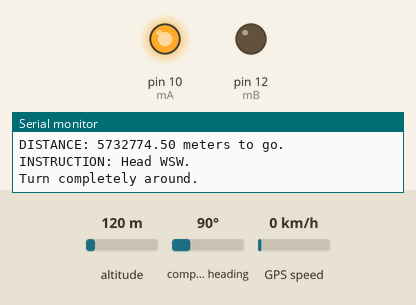
Simulated run of this sketch. Board: Arduino Uno, built with avr-gcc and run on an emulated ATmega328P. Shown: output pins drawn as LEDs (lit = HIGH), the last lines printed to the serial monitor. The test bench sets the inputs (shaded band); at power-on: compass heading 90°, GPS speed 0 km/h, altitude 120 m. The GPS gets a fix after 3 s at 37.7749, -122.4194 with 8 satellites.

Above: at 1.2 s.
1.3 s: compass heading set to 98°
4.5 s: compass heading set to 105°
At 5.9 s:
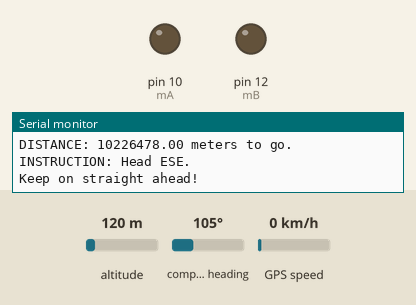
7.5 s: GPS speed set to 3 km/h
Timing chart, 0 to 10.5 s (numbered marks = the images above; inputs shaded):
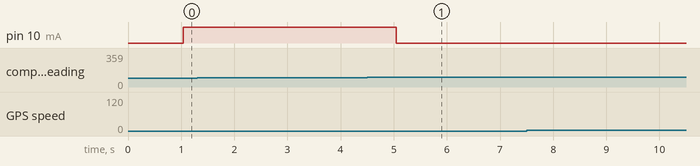

The sketch:

sketch_gps_one_waypt.ino
```cpp
#include "TinyGPS++.h"
#include <SoftwareSerial.h>

static const int RXPin = 6, TXPin = 7;
static const uint32_t GPSBaud = 38400;

TinyGPSPlus gps;
SoftwareSerial ss(RXPin,TXPin);
#define dest_latitude -21.981028
#define dest_longitude -47.878767
unsigned long lastUpdateTime = 0;
int mA = 10;
int mB = 12;
float dir;

void setup() {
  Serial.begin(115000);
  ss.begin(GPSBaud);
  pinMode(mA,OUTPUT);
  pinMode(mB,OUTPUT);
}

void loop() {
  // Enquanto chegarem dados no GPS,
  // enviar para o tratamento via biblio TinyGPS++
  while (ss.available() > 0)
    gps.encode(ss.read());

  // Update de coordenadas a cada 1 seg.
  if (millis() - lastUpdateTime >= 1000)
  {
    lastUpdateTime = millis();
    Serial.println();

    // Estabelecendo status atual
    double distanceToDestination = TinyGPSPlus::distanceBetween(gps.location.lat(), gps.location.lng(), dest_latitude, dest_longitude);
    double courseToDestination = TinyGPSPlus::courseTo(gps.location.lat(), gps.location.lng(), dest_latitude, dest_longitude);
    const char *directionToDestination = TinyGPSPlus::cardinal(courseToDestination);
    int courseChangeNeeded = (int)(360 + courseToDestination - gps.course.deg()) % 360;

    // debug
    Serial.print("DEBUG: Course2Dest: ");
    Serial.print(courseToDestination);
    Serial.print("  CurCourse: ");
    Serial.print(gps.course.deg());
    Serial.print("  Dir2Dest: ");
    Serial.print(directionToDestination);
    Serial.print("  RelCourse: ");
    Serial.print(courseChangeNeeded);
    Serial.print("  CurSpd: ");
    Serial.println(gps.speed.kmph());

    float l = gps.location.lat();
    Serial.println();
    Serial.print("Lat: "); Serial.print(l,6); Serial.print("  Lon: "); Serial.println(gps.location.lng());
    Serial.print("current Angle: "); Serial.println(atan2(gps.location.lat(), gps.location.lng())*180/M_PI);

    // Within 5 meters of destination?  We're here!
    if (distanceToDestination <= 5.0)
    {
      Serial.println("CONGRATULATIONS: You've arrived!");
      para();
      exit(1);
    }

    Serial.print("DISTANCE: ");
    Serial.print(distanceToDestination);
    Serial.println(" meters to go.");
    Serial.print("INSTRUCTION: ");

    // Standing still? Just indicate which direction to go.
    if (gps.speed.kmph() < 2.0)
    {
      Serial.print("Head ");
      Serial.print(directionToDestination);
      Serial.println(".");
      //return;
    }

    if (courseChangeNeeded >= 345 || courseChangeNeeded < 15)
    {
      Serial.println("Keep on straight ahead!");
      drive_forward();
    }
    else if (courseChangeNeeded >= 315 && courseChangeNeeded < 345)
    {
      Serial.println("Veer slightly to the left.");
      left();
    }
    else if (courseChangeNeeded >= 15 && courseChangeNeeded < 45)
    {
      Serial.println("Veer slightly to the right.");
      right();
    }
    else if (courseChangeNeeded >= 255 && courseChangeNeeded < 315)
    {
      Serial.println("Turn to the left.");
      left();
    }
    else if (courseChangeNeeded >= 45 && courseChangeNeeded < 105)
    {
      Serial.println("Turn to the right.");
      right();
    }
    else
    {
      Serial.println("Turn completely around.");
      right();
    }
  }
}


void drive_forward(){
digitalWrite(mA, LOW);
digitalWrite(mB, LOW);
delay(25);
}

void para(){
digitalWrite(mA, HIGH);
digitalWrite(mB, HIGH);
delay(25);
}

void right(){
  digitalWrite(mA, HIGH);
  digitalWrite(mB, LOW);
  delay(25);
}
void left(){
  digitalWrite(mA, LOW);
  digitalWrite(mB, HIGH);
  drive_forward();
  delay(25);
}
```

Measured:
- the behaviour switches between 101 and 102° on compass heading (found by bisection; images 0 and 1)
- after the input at 4.5 s, pin 10 (mA): HIGH → LOW after 0.55 s
